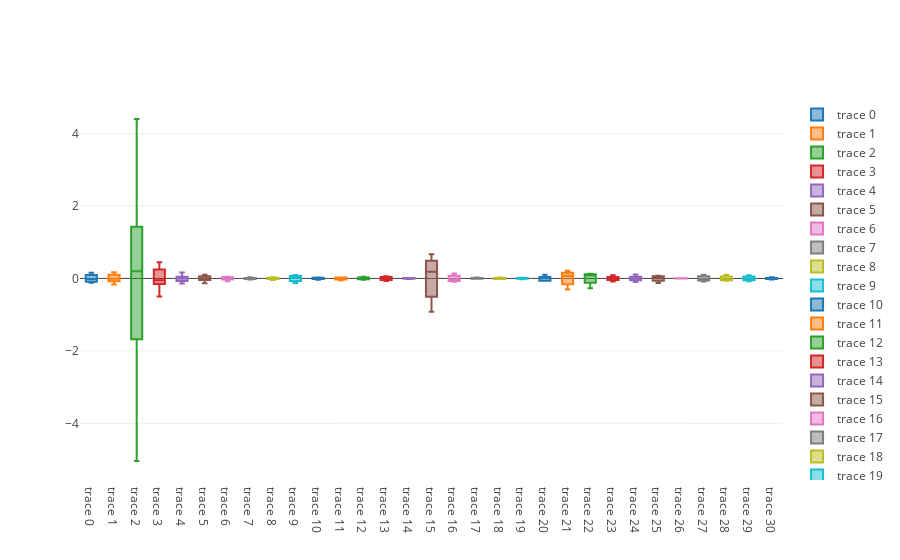

The cell this chart's notebook holds for it:
### Markdown cell above
### Can a same quadratic pattern be found for women?

### Code cell
model_quad = Pipeline([('poly', PolynomialFeatures(degree=2)),('linear', LinearRegression(fit_intercept=False))])

residuals_quad = []
quad_coefs = []
for y in female_testosterones:
    x = np.arange(len(y))
    model_quad = model_quad.fit(np.arange(len(y))[:, np.newaxis], y)
    y_hat_quad = model_quad.named_steps['linear'].coef_[0] + model_quad.named_steps['linear'].coef_[1] * x + model_quad.named_steps['linear'].coef_[2] * (x** 2)
    residual_quad = y - y_hat_quad
    quad_coefs.append(model_quad.named_steps['linear'].coef_) 
    residuals_quad.append(residual_quad)

data = [go.Box(y=residual_quad, hoverinfo=residual_quad.index[0]) for residual_quad in residuals_quad]
iplot(data)

### Figure 1 — Plotly figure (JSON) as saved in the notebook; plotly's stock layout.template omitted (floating-point values rounded to 4 significant figures)
{"data": [{"hoverinfo": 69, "type": "box", "y": [0.0969, 0.06257, 0.009807, -0.0614, -0.121, -0.1191, -0.08566, -0.1206, 0.09598, 0.1541, 0.1339, 0.07513, -0.01203, -0.09763, 0.1183, -0.04414, -0.08506]}, {"hoverinfo": 70, "type": "box", "y": [0.09778, -0.07249, -0.007872, 0.01164, -0.104, -0.1647, 0.03949, 0.1186, 0.1725, 0.1113, -0.00492, -0.0663, -0.07279, -0.1044, -0.1211, 0.1271, 0.04013]}, {"hoverinfo": 80, "type": "box", "y": [-1.528, 0.2019, 1.172, 1.403, 1.495, 0.03603, -2.142, -5.04, 4.402]}, {"hoverinfo": 83, "type": "box", "y": [-0.4955, -0.1503, 0.2471, 0.2466, 0.2882, 0.282, 0.1979, 0.07592, -0.0839, -0.05158, -0.2571, -0.4005, -0.1418, -0.1509, -0.0579, 0.00725, 0.4445]}, {"hoverinfo": 88, "type": "box", "y": [0.04065, 0.00664, -0.03762, 0.007874, -0.09688, -0.1419, 0.1629, 0.1474, 0.05161, -0.01439, -0.09064, -0.1171, -0.04388, 0.1391, 0.03189, -0.0456]}, {"hoverinfo": 98, "type": "box", "y": [-0.01571, -0.003143, 0.1037, -0.1351, 0.05029]}, {"hoverinfo": 104, "type": "box", "y": [-0.01429, 0.01314, 0.04629, -0.07486, 0.02971]}, {"hoverinfo": 105, "type": "box", "y": [0.01029, -0.03114, 0.03171, -0.01114, 0.0002857]}, {"hoverinfo": 106, "type": "box", "y": [-0.003143, -0.005429, 0.03514, -0.04143, 0.01486]}, {"hoverinfo": 108, "type": "box", "y": [-0.05029, 0.09314, 0.02229, -0.1229, 0.05771]}, {"hoverinfo": 110, "type": "box", "y": [-0.006857, 0.02543, -0.03514, 0.02143, -0.004857]}, {"hoverinfo": 117, "type": "box", "y": [-0.01714, 0.02857, 0.01714, -0.05143, 0.02286]}, {"hoverinfo": 118, "type": "box", "y": [-0.02171, 0.04686, -0.01029, -0.03314, 0.01829]}, {"hoverinfo": 119, "type": "box", "y": [-0.03114, 0.05857, 0.01114, -0.07343, 0.03486]}, {"hoverinfo": 120, "type": "box", "y": [-0.002, 0.01, -0.018, 0.014, -0.004]}, {"hoverinfo": 128, "type": "box", "y": [-0.366, 0.67, 0.186, -0.918, 0.428]}, {"hoverinfo": 130, "type": "box", "y": [-0.062, 0.134, -0.03, -0.094, 0.052]}, {"hoverinfo": 131, "type": "box", "y": [-0.01057, 0.02429, -0.009429, -0.01171, 0.007429]}, {"hoverinfo": 134, "type": "box", "y": [0.004286, -0.01714, 0.02571, -0.01714, 0.004286]}, {"hoverinfo": 136, "type": "box", "y": [-0.002857, -0.0005714, 0.01886, -0.02457, 0.009143]}, {"hoverinfo": 140, "type": "box", "y": [0.01657, -0.06629, 0.09943, -0.06629, 0.01657]}, {"hoverinfo": 141, "type": "box", "y": [-0.1163, 0.2091, 0.07029, -0.3029, 0.1397]}, {"hoverinfo": 142, "type": "box", "y": [-0.07057, 0.09829, 0.1286, -0.2697, 0.1134]}, {"hoverinfo": 144, "type": "box", "y": [0.002571, 0.02371, -0.08657, 0.09171, -0.03143]}, {"hoverinfo": 145, "type": "box", "y": [0.004571, 0.02371, -0.09857, 0.1077, -0.03743]}, {"hoverinfo": 155, "type": "box", "y": [-0.04429, 0.07714, 0.03429, -0.1229, 0.05571]}, {"hoverinfo": 157, "type": "box", "y": [0.0015, -0.0045, 0.0045, -0.0015]}, {"hoverinfo": 158, "type": "box", "y": [-0.04971, 0.1049, -0.01629, -0.08314, 0.04429]}, {"hoverinfo": 159, "type": "box", "y": [-0.04629, 0.1031, -0.03171, -0.06086, 0.03571]}, {"hoverinfo": 160, "type": "box", "y": [-0.04343, 0.08971, -0.008571, -0.07829, 0.04057]}, {"hoverinfo": 161, "type": "box", "y": [0.001143, -0.01257, 0.03086, -0.02857, 0.009143]}], "layout": {}}
